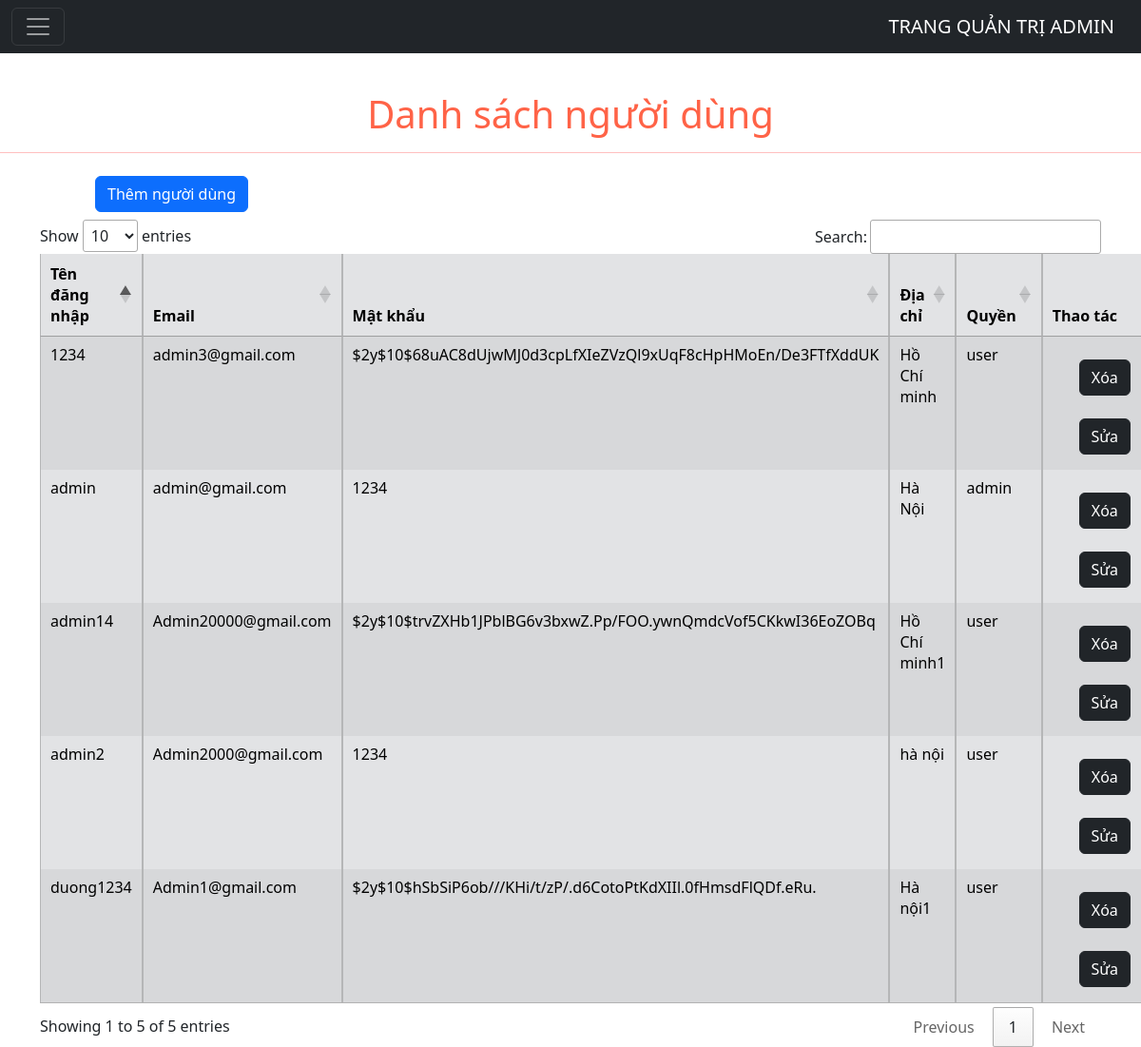
The app's page /admin/Pages/ListUsers.php with its own data.
### tables this page shows
CREATE TABLE `users` (
  `name` varchar(25) NOT NULL,
  `pass` varchar(255) NOT NULL,
  `email` varchar(255) DEFAULT NULL,
  `address` varchar(200) DEFAULT NULL,
  `role` tinyint(1) NOT NULL DEFAULT 0
);

### admin/Includes/linkAdmin.php (called while the page is built, shortened)
<?php
$linkBE = "../Includes/BE/";
?>

### admin/Pages/ListUsers.php (the view, shortened to what this page needs)
<head>
</head>
<body>
  <?php
  include("./MenuAdmin.php");
  ?>
  <div class="content">
    <h1 style="text-align: center; padding-top:40px;color:tomato">Danh sách người dùng</h1>
    <hr style="color:red">
<button style="margin: 0 100px;" type="button" class="btn btn-primary my-2" data-bs-toggle="modal" data-bs-target="#AddProduct">
 Thêm người dùng
</button>
    <?php
    $sql =  "SELECT * FROM users";
    $result = $connect->query($sql);
    $ListUsers = [];
    while ($row =  mysqli_fetch_array($result, MYSQLI_ASSOC)) {
      $ListUsers[] = array(
        'name' => $row['name'],
        'pass' => $row['pass'],
        'address' => $row['address'],
        'role' => $row['role'],
        'email' => $row['email'],
      );
    }
    ?>
    <div class="container">
      <table id="danhsach" class="table table-striped table-hover table-secondary table-bordered table-hover">
        <thead>
          <tr>
            <th>Tên đăng nhập</th>
            <th>Email</th>
            <th>Mật khẩu</th>
            <th>Địa chỉ</th>
            <th>Quyền</th>
            <th>Thao tác</th>
          </tr>
        </thead>
        <tbody>
          <?php
          foreach ($ListUsers as $user) : ?>
            <tr>
              <td><?= $user['name'] ?></td>
              <td><?= $user['email'] ?></td>
              <td><?= $user['pass'] ?></td>
              <td><?= $user['address'] ?></td>
              <td><?= ($user['role'] ? 'admin' : 'user') ?></td>
              <td>
                <div class="container text-center">
                  <div class="row gx-2">
                    <div class="col">
                      <div class="p-2">
                        <div class="p-2"><a href=<?= $linkBE . "DeleteSQL.php?key=name&table=users&datakey=" . $user['name'] ?>>
                            <button type="submit" name="submit" type="button" class="btn btn-dark">Xóa</button>
                          </a>
                        </div>
                      </div>
                      <div class="col">
                        <div class="p-2"><a href=<?= "Edit_Users.php?datakey=" . $user['name'] ?>>
                            <button type="submit" name="submit" type="button" class="btn btn-dark">Sửa</button>
                          </a>
                        </div>
                      </div>
                    </div>
                  </div>
              </td>
            </tr>
          <?php endforeach; ?>
        </tbody>
      </table>
    </div>
  </div>
</body>
</html>

### records on screen
users: name "1234", email "admin3@gmail.com", pass "$2y$10$68uAC8dUjwMJ0d3cpLfXIeZVzQl9xUqF8cHpHMoEn/De3FTfXddUK", address "Hồ Chí minh", role "user"
users: name "admin", email "admin@gmail.com", pass "1234", address "Hà Nội", role "admin"
users: name "admin14", email "Admin20000@gmail.com", pass "$2y$10$trvZXHb1JPblBG6v3bxwZ.Pp/FOO.ywnQmdcVof5CKkwI36EoZOBq", address "Hồ Chí minh1", role "user"
users: name "admin2", email "Admin2000@gmail.com", pass "1234", address "hà nội", role "user"
users: name "duong1234", email "Admin1@gmail.com", pass "$2y$10$hSbSiP6ob///KHi/t/zP/.d6CotoPtKdXIIl.0fHmsdFlQDf.eRu.", address "Hà nội1", role "user"
